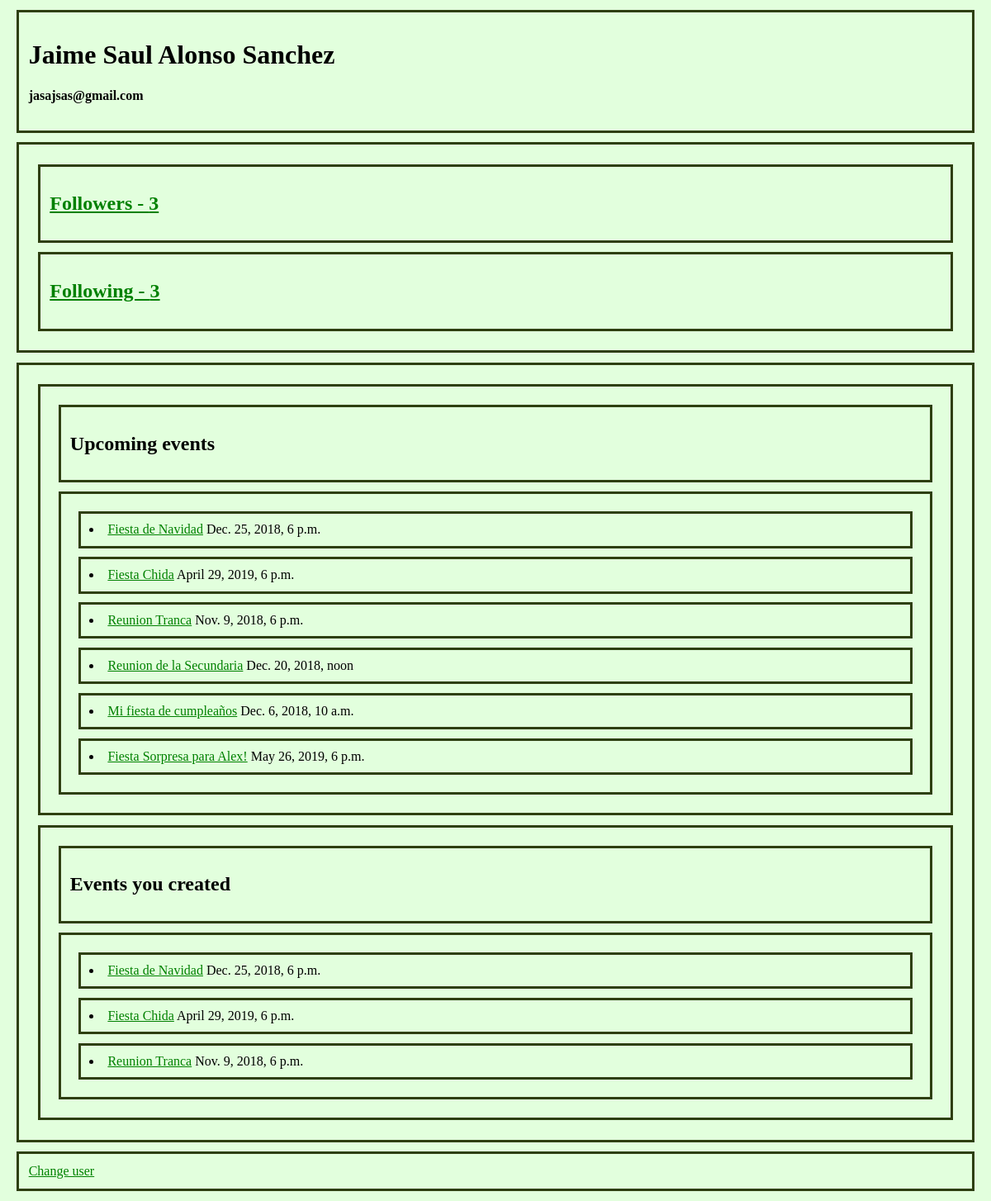
Page /events/user/1/ on the committed database.
### events/models.py (models this page shows, shortened)
class Users(models.Model):
    first_name = models.CharField(max_length=30)
    last_name = models.CharField(max_length=30)
    email = models.CharField(max_length=30)

class Attendees(models.Model):
    class Meta:
        unique_together = (('meetup_going', 'user_going'))
    meetup_going = models.ForeignKey(MeetUps, on_delete=models.CASCADE, related_name='attendees')
    user_going = models.ForeignKey(Users, on_delete=models.CASCADE, related_name='going_to')

class MeetUps(models.Model):
    user_creator = models.ForeignKey(Users, on_delete=models.CASCADE, related_name='events_created')
    created_date = timezone.now()
    name = models.CharField(max_length=30)
    location = models.CharField(max_length=50)
    description = models.CharField(max_length=300)
    mu_date = models.DateTimeField('event date')

### events/views.py (the view)
# urls.py: path('user/<int:pk>/', views.UserView.as_view(), name='user'),
class UserView(generic.DetailView):
    model = Users
    template_name = 'events/user.html'

### events/templates/events/user.html
{% load static %}
<link rel="stylesheet" type="text/css" href="{% static 'events/style.css' %}">
<div>
    <h1>
        {{ users.first_name }} {{ users.last_name }}
    </h1>
    <h4>
        {{ users.email }}
    </h4>
</div>
<div>
    <div>
        <h2>
            <a href="{% url 'events:user_followers' users.id %}">Followers - {{ users.is_followed.count }}</a>
        </h2>
    </div>
    <div>
        <h2>
            <a href="{% url 'events:user_following' users.id %}">Following - {{ users.follows.count }}</a>
        </h2>
    </div>
</div>
<div>
    <div>
        <div>
            <h2>
                Upcoming events
            </h2>
        </div>
        <div>
            {% for event in users.going_to.all %}
            <div>
                <li>
                    <a href="{% url 'events:meetup' event.meetup_going.id %}">{{ event.meetup_going.name }}</a>
                    {{ event.meetup_going.mu_date }}
                </li>
            </div>
            {% endfor %}
        </div>
    </div>
    <div>
        <div>
            <h2>
                Events you created
            </h2>
        </div>
        <div>
            {% for event in users.events_created.all %}
            <div>
                <li>
                    <a href="{% url 'events:meetup' event.id %}">{{ event.name }}</a>
                    {{ event.mu_date }}
                </li>
            </div>
            {% endfor %}
        </div>
    </div>
</div>
<div>
    <a href="{% url 'events:index' %}">Change user</a>
</div>

### events/static/events/style.css (style rules this page uses)
* { box-sizing: border-box; }
a { color: green; }
div { margin: 1%; padding: 1%; border-width: 20%; border-style: solid; border-color: rgb(46, 63, 16); }

### rows in the picture
Users: first_name "Jaime Saul", last_name "Alonso Sanchez", email "jasajsas@gmail.com", is_followed.count "3", follows.count "3"
Attendees: meetup_going.name "Fiesta de Navidad", meetup_going.mu_date "Dec. 25, 2018, 6 p.m."
Attendees: meetup_going.name "Fiesta Chida", meetup_going.mu_date "April 29, 2019, 6 p.m."
Attendees: meetup_going.name "Reunion Tranca", meetup_going.mu_date "Nov. 9, 2018, 6 p.m."
Attendees: meetup_going.name "Reunion de la Secundaria", meetup_going.mu_date "Dec. 20, 2018, noon"
Attendees: meetup_going.name "Mi fiesta de cumpleaños", meetup_going.mu_date "Dec. 6, 2018, 10 a.m."
Attendees: meetup_going.name "Fiesta Sorpresa para Alex!", meetup_going.mu_date "May 26, 2019, 6 p.m."
MeetUps: name "Fiesta de Navidad", mu_date "Dec. 25, 2018, 6 p.m."
MeetUps: name "Fiesta Chida", mu_date "April 29, 2019, 6 p.m."
MeetUps: name "Reunion Tranca", mu_date "Nov. 9, 2018, 6 p.m."
